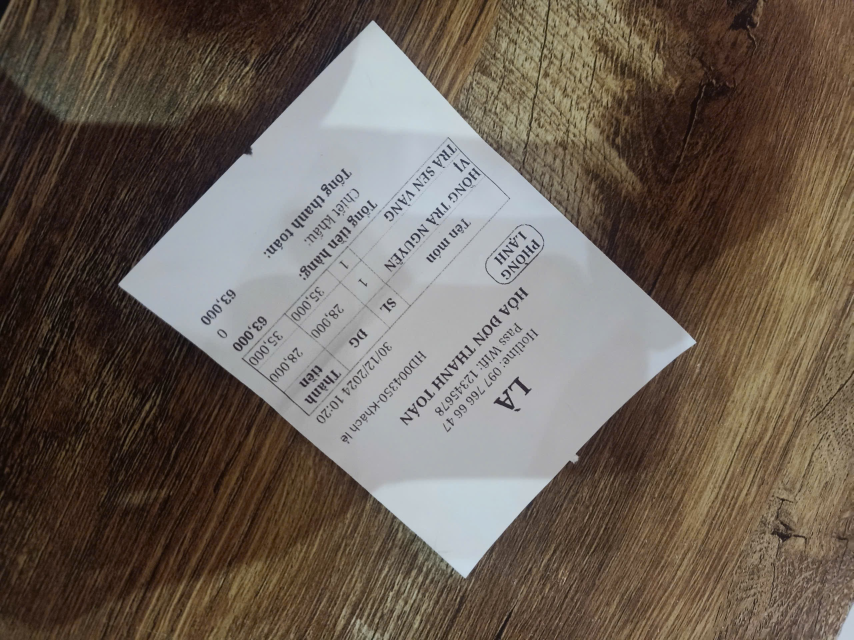
#> input picture images/hoadon_xoay.jpg, 2560 x 1920 px (shown at 1/3 size)
$ python app.py
#> lines starting #> are read from the running program, lines starting #| are printed output that depends on the picture; after the words box and inside, x2 and y2 are one past the last pixel; in counts of white or black regions, pixels touching at a corner belong together
import cv2
import numpy as np
import pytesseract


def duongVienLonNhat(img):
    # Áp dụng bộ lọc Gaussian để làm mờ ảnh
    blurred = cv2.GaussianBlur(img, (5, 5), 1.4)

    # Áp dụng giải thuật Canny
    edges = cv2.Canny(blurred, 50, 150)

    # cv2.namedWindow('edges', cv2.WINDOW_NORMAL)

    # cv2.resizeWindow('edges', 500, 500)
    # cv2.imshow('edges', edges)

    # Tìm các đường viền trong ảnh
    contours, _ = cv2.findContours(
        edges, cv2.RETR_TREE, cv2.CHAIN_APPROX_SIMPLE)

    return contours


def xoayThangAnh(path_to_img):
#> called with path_to_img = './images/hoadon_xoay.jpg'
    gray_image = cv2.imread(path_to_img, cv2.IMREAD_GRAYSCALE)
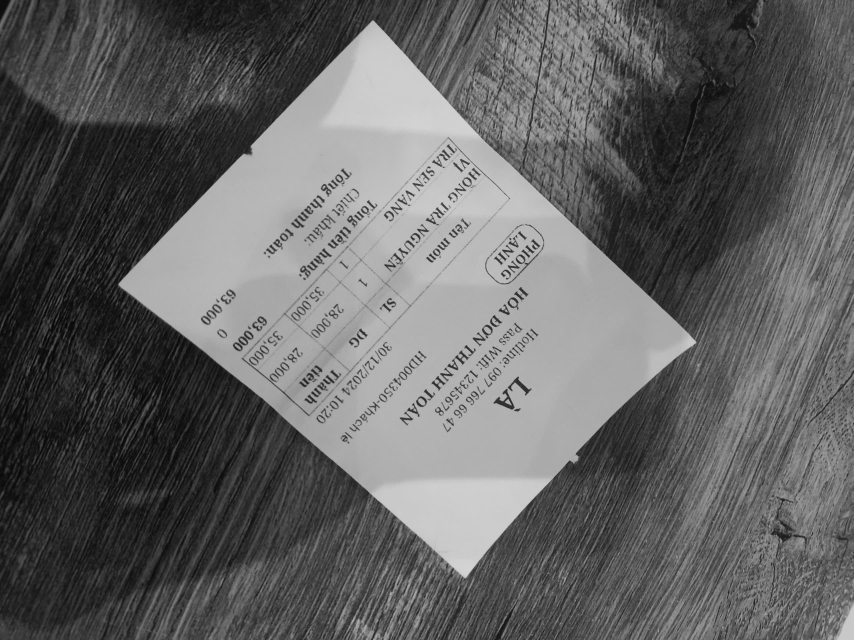
#> gray_image: shape (1920, 2560) (shown at 1/3 size); min 1, max 219, mean 98.2
    color_image = cv2.imread(path_to_img)
#> color_image is the input picture: shape (1920, 2560, 3); mean B, G, R 85.8, 96.1, 107.2

    # Tính toán hình chữ nhật bao quanh đường viền lớn nhất
    contours = duongVienLonNhat(gray_image)
#> in duongVienLonNhat, `edges = cv2.Canny(blurred, 50, 150)`:
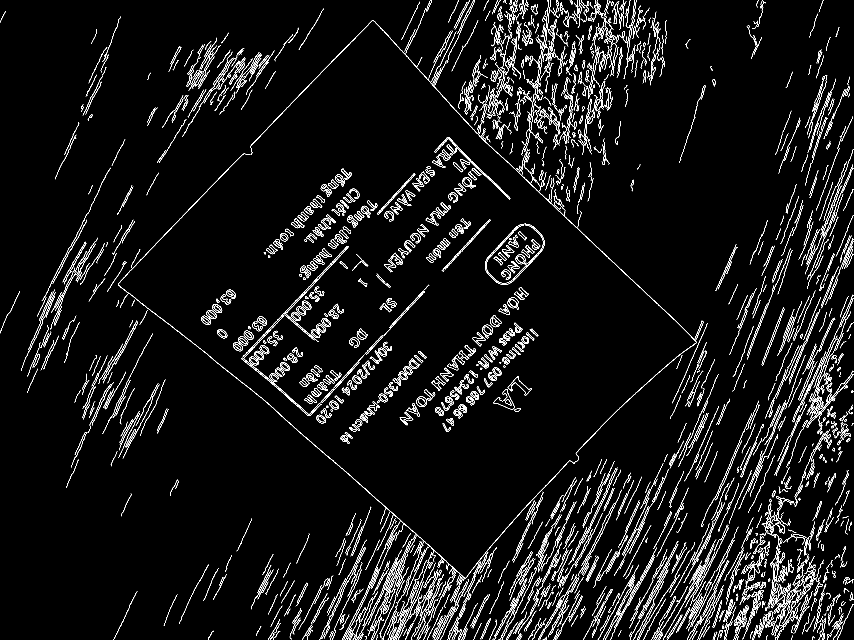
#> edges: shape (1920, 2560) (shown at 1/3 size); 3.9% white in thin lines or dots
#> in duongVienLonNhat, `contours, _ = cv2.findContours( edges, cv2.RETR_TREE, cv2.CHAIN_APPROX..`: contours = 2554 contours, 1417 with area under 20; largest, box (x1, y1, x2, y2) and area: (355, 61, 2089, 1746) 3131, (1480, 1167, 1544, 1229) 1481, (1480, 1167, 1544, 1229) 1400, (728, 738, 1046, 1072) 1300, (725, 1073, 965, 1248) 1277
    largest_contour = max(contours, key=cv2.contourArea)
#> largest_contour = contour of 1965 points, box (x1, y1, x2, y2) (355, 61, 2089, 1746), area 3131
    rect = cv2.minAreaRect(largest_contour)
#> rect = ((1222, 932.5), (1103.3, 1372.1), -45.58)
    # Đảm bảo rằng chiều dài của hình chữ nhật luôn là cạnh dài nhất
    width, height = rect[1]
#> width = 1103.3; height = 1372.1
    if width < height:
        angle = rect[2]
#> angle = -45.58
    else:
        angle = rect[2] + 90
    box = cv2.boxPoints(rect)
#> box = [[1325.9, 1806.7], [345.9, 846.3], [1118.2, 58.27], [2098.1, 1018.7]]
    box = np.int8(box)
#> box = [[45, 14], [89, 78], [94, 58], [50, -6]]

    # Tính toán góc xoay để cạnh dài nhất thẳng đứng
    angle = rect[2]
    if width < height:
        angle = rect[2]
    else:
        angle = rect[2] + 90

    # Xoay ảnh để làm thẳng đứng
    (h, w) = color_image.shape[:2]
#> h = 1920; w = 2560
    center = (w // 2, h // 2)
#> center = (1280, 960)
    M = cv2.getRotationMatrix2D(center, angle, 1.0)
#> M = [[0.7, -0.714, 1069.7], [0.714, 0.7, -626.1]]
    return cv2.warpAffine(color_image, M, (w, h), flags=cv2.INTER_CUBIC, borderMode=cv2.BORDER_REPLICATE)
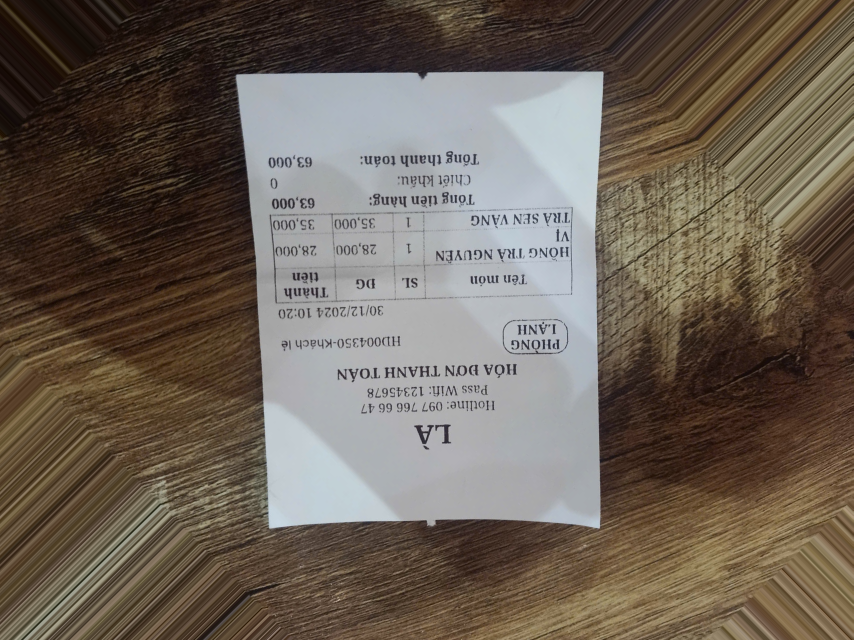
#> returned value: shape (1920, 2560, 3) (shown at 1/3 size); mean of channels 0, 1, 2 86.3, 97.4, 108.2; drawn as B, G, R


# Đường dẫn đến tesseract.exe nếu cần thiết
pytesseract.pytesseract.tesseract_cmd = r'C:\Program Files\Tesseract-OCR\tesseract.exe'


def is_image_upside_down(image):
    # print(image_path)

    # image = cv2.imread(image_path)

    # Chuyển ảnh sang grayscale
    gray = cv2.cvtColor(image, cv2.COLOR_BGR2GRAY)
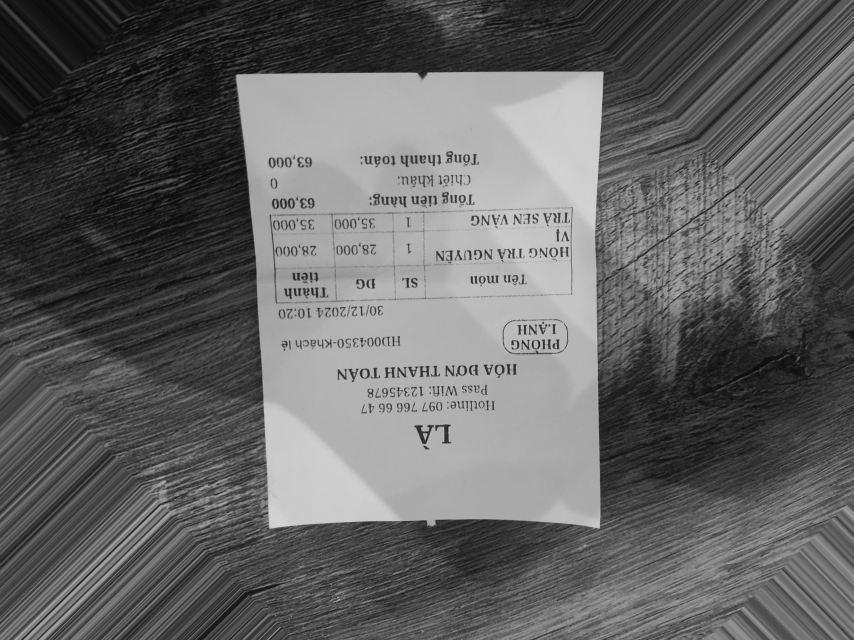
#> gray: shape (1920, 2560) (shown at 1/3 size); min 1, max 219, mean 99.4

    # # Tăng độ tương phản
    contrast = cv2.convertScaleAbs(gray, alpha=1, beta=0)
    # tăng nét
    sharpen_kernel = np.array([[0, -1, 0], [-1, 5, -1], [0, -1, 0]])
    sharpened = cv2.filter2D(contrast, -1, sharpen_kernel)
    # chỉ tăng nét ok
    cv2.namedWindow('tang do tuong phan Image',
                            cv2.WINDOW_NORMAL)
    cv2.resizeWindow('tang do tuong phan Image', 500, 500)
    cv2.imshow('tang do tuong phan Image', sharpened)


    # Sử dụng OCR để nhận diện chữ
#> (the run stopped early here; a loop or call above may not have finished)

$ run again, with images/cv_nghieng_phai_45.jpg copied over images/hoadon_xoay.jpg
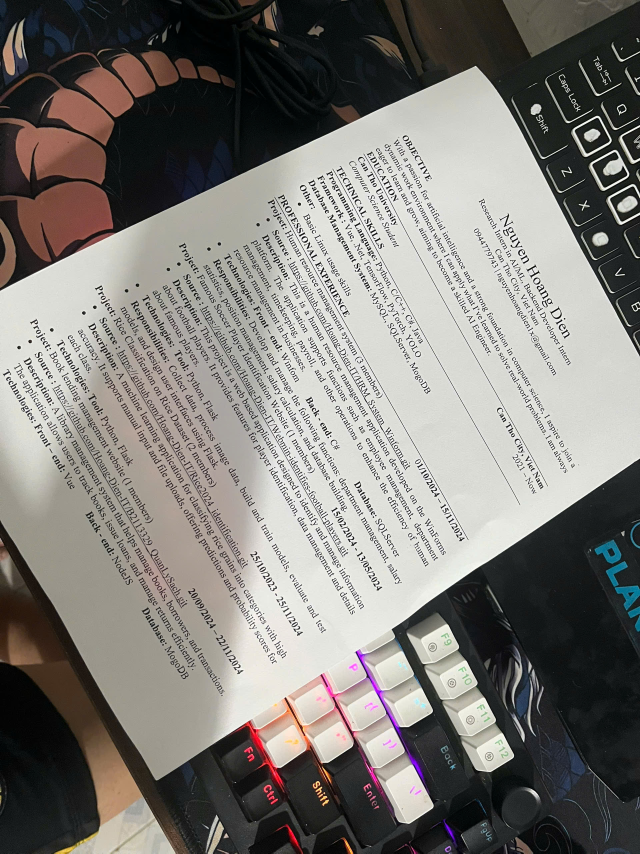
#> input picture images/cv_nghieng_phai_45.jpg, 1920 x 2560 px (shown at 1/3 size)
#> in xoayThangAnh, color_image is the input picture: shape (2560, 1920, 3); mean B, G, R 120.9, 125.4, 128.1
#> in duongVienLonNhat, `edges = cv2.Canny(blurred, 50, 150)`:
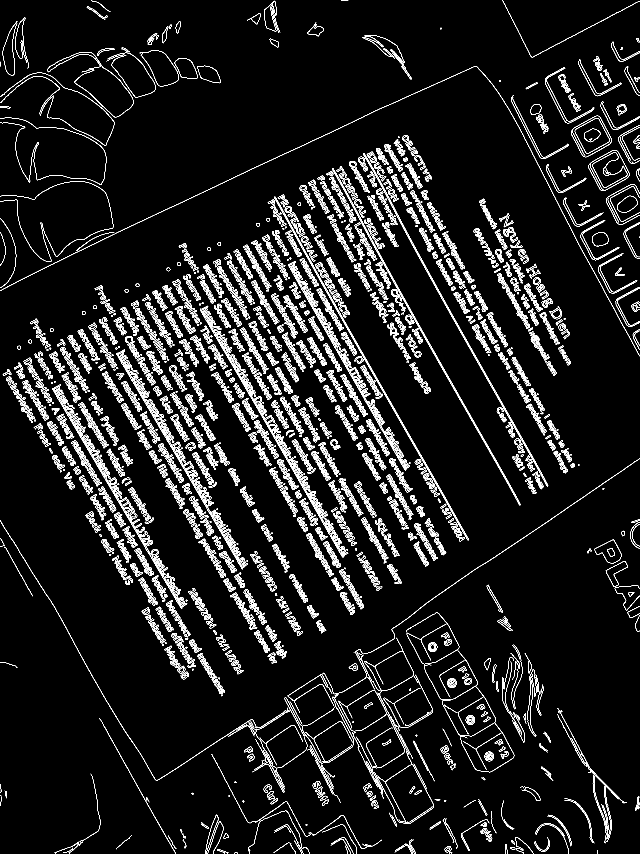
#> edges: shape (2560, 1920) (shown at 1/3 size); 5.4% white in thin lines or dots
#> in duongVienLonNhat, `contours, _ = cv2.findContours( edges, cv2.RETR_TREE, cv2.CHAIN_APPROX..`: contours = 6898 contours, 2291 with area under 20; largest, box (x1, y1, x2, y2) and area: (1713, 347, 1835, 472) 9368, (1765, 450, 1888, 573) 9315, (1713, 347, 1835, 472) 9207, (1765, 450, 1888, 573) 9126, (419, 151, 537, 259) 7186
#> largest_contour = contour of 261 points, box (x1, y1, x2, y2) (1713, 347, 1835, 472), area 9368
#> rect = ((1773.6, 409), (102.1, 96.71), -28.07)
#> width = 102.1; height = 96.71
#> in xoayThangAnh, `angle = rect[2] + 90`: angle = 61.93
#> in xoayThangAnh, `box = cv2.boxPoints(rect)`: box = [[1751.4, 475.7], [1705.9, 390.3], [1795.9, 342.3], [1841.4, 427.6]]
#> in xoayThangAnh, `box = np.int8(box)`: box = [[-41, -37], [-87, -122], [3, 86], [49, -85]]
#> in xoayThangAnh, `angle = rect[2]`: angle = -28.07
#> in xoayThangAnh, `angle = rect[2] + 90`: angle = 61.93
#> M = [[0.471, 0.882, -621.2], [-0.882, 0.471, 1524.7]]
#> in is_image_upside_down, `gray = cv2.cvtColor(image, cv2.COLOR_BGR2GRAY)`:
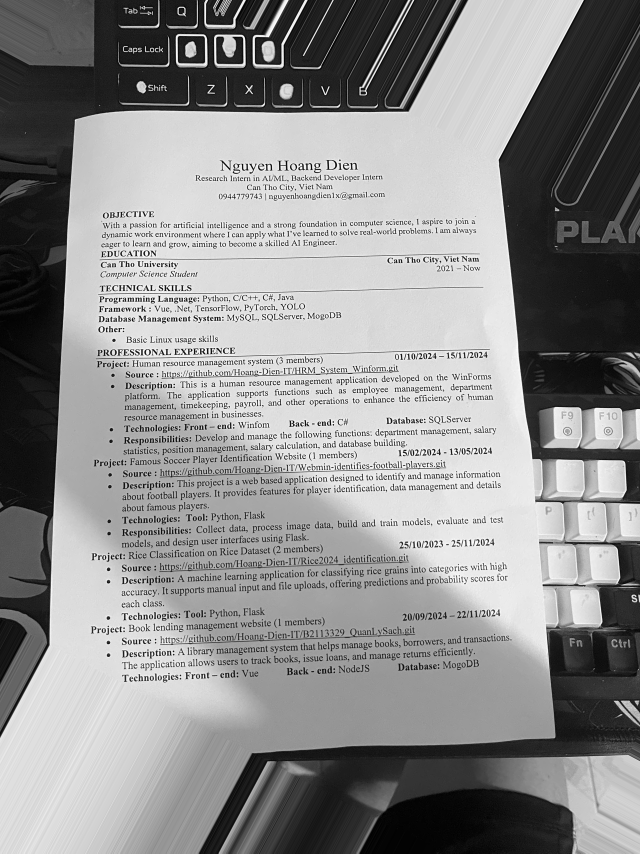
#> gray: shape (2560, 1920) (shown at 1/3 size); min 0, max 255, mean 142.2
